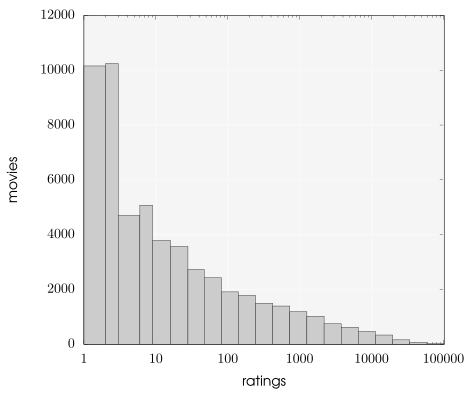

This figure's gnuplot source:
set size 1.2, 1.0
set logscale x

unset key

set xl '\sffamily ratings'
set yl '\sffamily movies'

plot 'movielens-movie-histogram.txt' with boxes lc black fs solid 0.2 title ''
